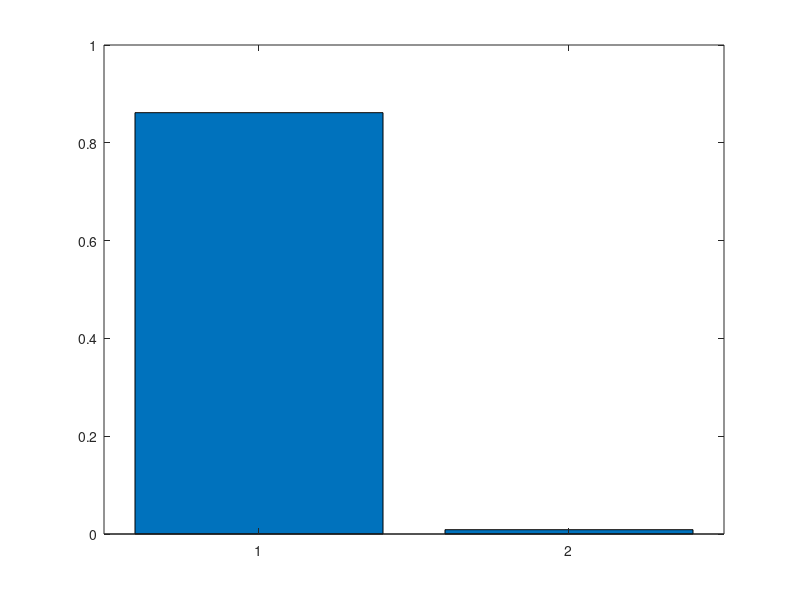

Write MATLAB code to recreate this figure.
function plot_bar()

y = [1.7231992 0.0175880];
y = y/2;
bar(y);
hold on; 
% std = [0.59 0.006]; 
% er = errorbar(y, std, std); 

% er.Color = [0 0 0];                            
% er.LineStyle = 'none'; 
% hold off

end

